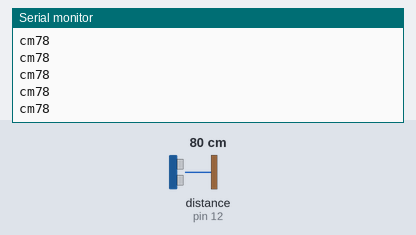
Simulated run of this sketch. Board: Arduino Uno, built with avr-gcc and run on an emulated ATmega328P. Shown: the last lines printed to the serial monitor. Wiring (inferred from the names in the program): ultrasonic range finder: trigger pin 13; echo pin 12. The test bench sets the inputs (shaded band); at power-on: distance to the obstacle (sensor on pin 12) 80 cm. The echo pulse lasts 58.3 µs per cm.

Above: at 1.2 s.
1.3 s: distance to the obstacle (sensor on pin 12) set to 2 cm
At 1.38 s:
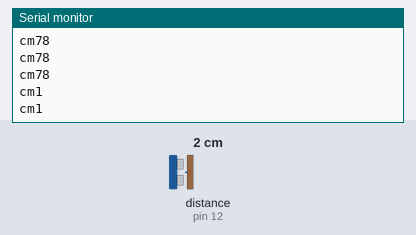
2.8 s: distance to the obstacle (sensor on pin 12) set to 4 cm
At 2.89 s:
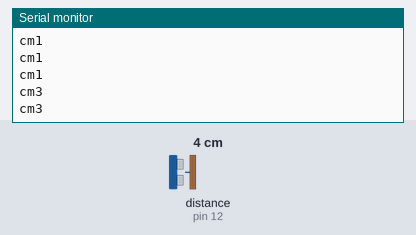
Timing chart, 0 to 5.8 s (numbered marks = the images above; inputs shaded):
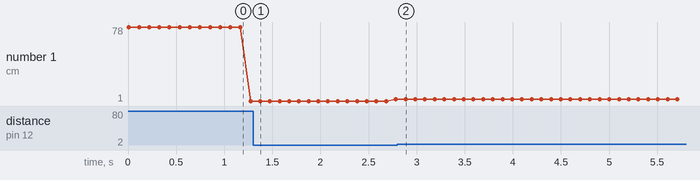

The sketch:

Sonar_Serial.ino
```cpp
void setup()
{
	// 여기에 코드를 입력하면 한 번만 실행합니다.
	pinMode(13, OUTPUT);	// 초음파 센서의 trigger Pin의 입출력 설정, 초음파를 송신하는 역활
	pinMode(12, INPUT);   // 초음파 센서의 echo Pin의 입출력 설정, 초음파를 수신하는 역활
	Serial.begin(9600);	  // 초음파 센서의 거리를 출력하기 위해 컴퓨터와 9600 보드레이트로 시리얼 통신 시작
}

void loop()
{
	// 여기는 전원이 켜져있는 동안 무한대로 실행합니다.
	digitalWrite(13, LOW);  // trigger Pin을 LOW로 변환하여 송신 중지 (초기화)
	delayMicroseconds(2);   // 2 마이크로초 (1/1000000초) 동안 기다리기
	digitalWrite(13, HIGH); // trigger Pin을 HIGH로 변환하여 초음파 송신
	delayMicroseconds(10);  // 10 마이크로초 (10/1000000초) 동안 기다리기
	digitalWrite(13, LOW);  // trigger Pin을 LOW로 변환하여 송신 중지

	long duration = pulseIn(12, HIGH); // echo Pin을 HiGH로 변환하여 반사된 초음파를 수신한다.
	// 이때 수신한 결과는 초음파를 발사하고, 반사되어 돌아온 시간 (마이크로초)
	// 수신한 시간을 거리로 변환해야 합니다. 거리 = 시간 * 속도  (초음파의 속도는 340m/s)
	// 이때 /2는 왕복한 시간이여서 편도로 변환해주는 역할, 아래는 cm단위로 변환입니다.
	long distance = ((340 * duration) / 10000) / 2;

  	Serial.println(distance); //  시리얼 통신으로 거리값 송신
	Serial.print("cm"); //  시리얼 통신으로 'cm'라는 문장 송신
	delay(100); //  100 밀리초 (100/1000초) 동안 기다리기
}
```

Measured:
- after the input at 1.3 s, the serial monitor: prints a new line after 0.07 s (image 1)
- after the input at 2.8 s, the serial monitor: prints a new line after 0.08 s (image 2)
- plotted number 1: 1 → 3 after the input at 1.3 s
